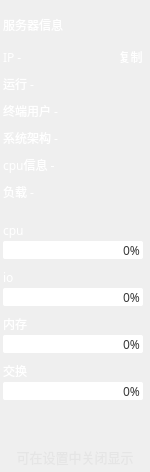
    <widget class="QWidget" name="widget" native="true">
     <property name="minimumSize">
      <size>
       <width>150</width>
       <height>0</height>
      </size>
     </property>
     <property name="maximumSize">
      <size>
       <width>150</width>
       <height>16777215</height>
      </size>
     </property>
     <property name="font">
      <font>
       <family>OPPOSans B</family>
       <pointsize>10</pointsize>
       <stylestrategy>PreferAntialias</stylestrategy>
      </font>
     </property>
     <property name="styleSheet">
      <string notr="true">#widget{
border-right:2px solid rgba(108, 117, 125, 65); 
}

QLabel{
color: rgb(255, 255, 255);
}</string>
     </property>
     <layout class="QVBoxLayout" name="verticalLayout_3">
      <property name="spacing">
       <number>7</number>
      </property>
      <property name="leftMargin">
       <number>3</number>
      </property>
      <property name="topMargin">
       <number>10</number>
      </property>
      <property name="rightMargin">
       <number>3</number>
      </property>
      <property name="bottomMargin">
       <number>5</number>
      </property>
      <item>
       <widget class="QWidget" name="widget_server_info" native="true">
        <property name="minimumSize">
         <size>
          <width>0</width>
          <height>30</height>
         </size>
        </property>
        <property name="maximumSize">
         <size>
          <width>16777215</width>
          <height>30</height>
         </size>
        </property>
        <layout class="QHBoxLayout" name="horizontalLayout_22">
         <property name="spacing">
          <number>0</number>
         </property>
         <property name="leftMargin">
          <number>0</number>
         </property>
         <property name="topMargin">
          <number>0</number>
         </property>
         <property name="rightMargin">
          <number>0</number>
         </property>
         <property name="bottomMargin">
          <number>0</number>
         </property>
         <item>
          <widget class="QLabel" name="label_serverTitle">
           <property name="minimumSize">
            <size>
             <width>0</width>
             <height>20</height>
            </size>
           </property>
           <property name="maximumSize">
            <size>
             <width>16777215</width>
             <height>20</height>
            </size>
           </property>
           <property name="font">
            <font>
             <family>OPPOSans B</family>
             <pointsize>9</pointsize>
             <stylestrategy>PreferAntialias</stylestrategy>
            </font>
           </property>
           <property name="text">
            <string>服务器信息</string>
           </property>
          </widget>
         </item>
        </layout>
       </widget>
      </item>
      <item>
       <widget class="QWidget" name="widget_ip_info" native="true">
        <property name="minimumSize">
         <size>
          <width>0</width>
          <height>20</height>
         </size>
        </property>
        <property name="maximumSize">
         <size>
          <width>16777215</width>
          <height>20</height>
         </size>
        </property>
        <layout class="QHBoxLayout" name="horizontalLayout_4">
         <property name="spacing">
          <number>0</number>
         </property>
         <property name="leftMargin">
          <number>0</number>
         </property>
         <property name="topMargin">
          <number>0</number>
         </property>
         <property name="rightMargin">
          <number>0</number>
         </property>
         <property name="bottomMargin">
          <number>0</number>
         </property>
         <item>
          <widget class="QLabel" name="label_ip">
           <property name="minimumSize">
            <size>
             <width>0</width>
             <height>20</height>
            </size>
           </property>
           <property name="maximumSize">
            <size>
             <width>16777215</width>
             <height>20</height>
            </size>
           </property>
           <property name="font">
            <font>
             <family>OPPOSans B</family>
             <pointsize>9</pointsize>
             <stylestrategy>PreferAntialias</stylestrategy>
            </font>
           </property>
           <property name="text">
            <string>IP -</string>
           </property>
          </widget>
         </item>
         <item>
          <widget class="QToolButton" name="toolButton">
           <property name="font">
            <font>
             <family>OPPOSans B</family>
             <pointsize>9</pointsize>
             <stylestrategy>PreferAntialias</stylestrategy>
            </font>
           </property>
           <property name="styleSheet">
            <string notr="true">QToolButton {
	color: rgb(255, 255, 255);
	background-color: rgba(255, 255, 255, 0);
	border: none;
}

QToolButton::menu-indicator { 
	image: None;
}

 
QToolButton:hover {
	color: rgb(255, 255, 255);
	background-color: rgba(255, 255, 255, 0);
	border: none;
}</string>
           </property>
           <property name="text">
            <string>复制</string>
           </property>
          </widget>
         </item>
        </layout>
       </widget>
      </item>
      <item>
       <widget class="QWidget" name="widget_run_info" native="true">
        <property name="minimumSize">
         <size>
          <width>0</width>
          <height>20</height>
         </size>
        </property>
        <property name="maximumSize">
         <size>
          <width>16777215</width>
          <height>20</height>
         </size>
        </property>
        <property name="font">
         <font>
          <family>OPPOSans B</family>
          <pointsize>10</pointsize>
         </font>
        </property>
        <layout class="QHBoxLayout" name="horizontalLayout_17">
         <property name="spacing">
          <number>6</number>
         </property>
         <property name="leftMargin">
          <number>0</number>
         </property>
         <property name="topMargin">
          <number>0</number>
         </property>
         <property name="rightMargin">
          <number>0</number>
         </property>
         <property name="bottomMargin">
          <number>0</number>
         </property>
         <item>
          <widget class="QLabel" name="label_runTime">
           <property name="minimumSize">
            <size>
             <width>0</width>
             <height>20</height>
            </size>
           </property>
           <property name="maximumSize">
            <size>
             <width>16777215</width>
             <height>20</height>
            </size>
           </property>
           <property name="font">
            <font>
             <family>OPPOSans B</family>
             <pointsize>9</pointsize>
             <stylestrategy>PreferAntialias</stylestrategy>
            </font>
           </property>
           <property name="text">
            <string>运行 -</string>
           </property>
          </widget>
         </item>
        </layout>
       </widget>
      </item>
      <item>
       <widget class="QWidget" name="widget_25" native="true">
        <property name="minimumSize">
         <size>
          <width>0</width>
          <height>20</height>
         </size>
        </property>
        <property name="maximumSize">
         <size>
          <width>16777215</width>
          <height>20</height>
         </size>
        </property>
        <layout class="QHBoxLayout" name="horizontalLayout_18">
         <property name="spacing">
          <number>0</number>
         </property>
         <property name="leftMargin">
          <number>0</number>
         </property>
         <property name="topMargin">
          <number>0</number>
         </property>
         <property name="rightMargin">
          <number>0</number>
         </property>
         <property name="bottomMargin">
          <number>0</number>
         </property>
         <item>
          <widget class="QLabel" name="label_loginCount">
           <property name="minimumSize">
            <size>
             <width>0</width>
             <height>20</height>
            </size>
           </property>
           <property name="maximumSize">
            <size>
             <width>16777215</width>
             <height>20</height>
            </size>
           </property>
           <property name="font">
            <font>
             <family>OPPOSans B</family>
             <pointsize>9</pointsize>
             <stylestrategy>PreferAntialias</stylestrategy>
            </font>
           </property>
           <property name="text">
            <string>终端用户 -</string>
           </property>
          </widget>
         </item>
        </layout>
       </widget>
      </item>
      <item>
       <widget class="QWidget" name="widget_27" native="true">
        <property name="minimumSize">
         <size>
          <width>0</width>
          <height>20</height>
         </size>
        </property>
        <property name="maximumSize">
         <size>
          <width>16777215</width>
          <height>20</height>
         </size>
        </property>
        <layout class="QHBoxLayout" name="horizontalLayout_24">
         <property name="spacing">
          <number>0</number>
         </property>
         <property name="leftMargin">
          <number>0</number>
         </property>
         <property name="topMargin">
          <number>0</number>
         </property>
         <property name="rightMargin">
          <number>0</number>
         </property>
         <property name="bottomMargin">
          <number>0</number>
         </property>
         <item>
          <widget class="QLabel" name="label_architecture">
           <property name="minimumSize">
            <size>
             <width>0</width>
             <height>20</height>
            </size>
           </property>
           <property name="maximumSize">
            <size>
             <width>16777215</width>
             <height>20</height>
            </size>
           </property>
           <property name="font">
            <font>
             <family>OPPOSans B</family>
             <pointsize>9</pointsize>
             <stylestrategy>PreferAntialias</stylestrategy>
            </font>
           </property>
           <property name="text">
            <string>系统架构 -</string>
           </property>
          </widget>
         </item>
        </layout>
       </widget>
      </item>
      <item>
       <widget class="QWidget" name="verticalWidget" native="true">
        <property name="minimumSize">
         <size>
          <width>0</width>
          <height>20</height>
         </size>
        </property>
        <property name="maximumSize">
         <size>
          <width>16777215</width>
          <height>20</height>
         </size>
        </property>
        <layout class="QHBoxLayout" name="horizontalLayout">
         <property name="spacing">
          <number>0</number>
         </property>
         <property name="leftMargin">
          <number>0</number>
         </property>
         <property name="topMargin">
          <number>0</number>
         </property>
         <property name="rightMargin">
          <number>0</number>
         </property>
         <property name="bottomMargin">
          <number>0</number>
         </property>
         <item>
          <widget class="QLabel" name="label_cpuInfo">
           <property name="minimumSize">
            <size>
             <width>0</width>
             <height>20</height>
            </size>
           </property>
           <property name="maximumSize">
            <size>
             <width>16777215</width>
             <height>20</height>
            </size>
           </property>
           <property name="font">
            <font>
             <family>OPPOSans B</family>
             <pointsize>9</pointsize>
             <stylestrategy>PreferAntialias</stylestrategy>
            </font>
           </property>
           <property name="text">
            <string>cpu信息 -</string>
           </property>
          </widget>
         </item>
        </layout>
       </widget>
      </item>
      <item>
       <widget class="QWidget" name="widget_31" native="true">
        <property name="minimumSize">
         <size>
          <width>0</width>
          <height>20</height>
         </size>
        </property>
        <property name="maximumSize">
         <size>
          <width>16777215</width>
          <height>20</height>
         </size>
        </property>
        <layout class="QHBoxLayout" name="horizontalLayout_26">
         <property name="spacing">
          <number>0</number>
         </property>
         <property name="leftMargin">
          <number>0</number>
         </property>
         <property name="topMargin">
          <number>0</number>
         </property>
         <property name="rightMargin">
          <number>0</number>
         </property>
         <property name="bottomMargin">
          <number>0</number>
         </property>
         <item>
          <widget class="QLabel" name="label_load">
           <property name="minimumSize">
            <size>
             <width>0</width>
             <height>20</height>
            </size>
           </property>
           <property name="maximumSize">
            <size>
             <width>16777215</width>
             <height>20</height>
            </size>
           </property>
           <property name="font">
            <font>
             <family>OPPOSans B</family>
             <pointsize>9</pointsize>
             <stylestrategy>PreferAntialias</stylestrategy>
            </font>
           </property>
           <property name="text">
            <string>负载 -</string>
           </property>
          </widget>
         </item>
        </layout>
       </widget>
      </item>
      <item>
       <spacer name="verticalSpacer_2">
        <property name="orientation">
         <enum>Qt::Vertical</enum>
        </property>
        <property name="sizeType">
         <enum>QSizePolicy::Fixed</enum>
        </property>
        <property name="sizeHint" stdset="0">
         <size>
          <width>20</width>
          <height>10</height>
         </size>
        </property>
       </spacer>
      </item>
      <item>
       <widget class="QWidget" name="widget_cpu_info" native="true">
        <property name="minimumSize">
         <size>
          <width>0</width>
          <height>40</height>
         </size>
        </property>
        <property name="maximumSize">
         <size>
          <width>16777215</width>
          <height>40</height>
         </size>
        </property>
        <property name="styleSheet">
         <string notr="true"/>
        </property>
        <layout class="QVBoxLayout" name="verticalLayout_10">
         <property name="spacing">
          <number>0</number>
         </property>
         <property name="leftMargin">
          <number>0</number>
         </property>
         <property name="topMargin">
          <number>0</number>
         </property>
         <property name="rightMargin">
          <number>0</number>
         </property>
         <property name="bottomMargin">
          <number>0</number>
         </property>
         <item>
          <widget class="QLabel" name="label_cpu">
           <property name="font">
            <font>
             <family>OPPOSans B</family>
             <pointsize>9</pointsize>
             <stylestrategy>PreferAntialias</stylestrategy>
            </font>
           </property>
           <property name="text">
            <string>cpu</string>
           </property>
          </widget>
         </item>
         <item>
          <widget class="QProgressBar" name="progressBar_cpu">
           <property name="minimumSize">
            <size>
             <width>140</width>
             <height>18</height>
            </size>
           </property>
           <property name="maximumSize">
            <size>
             <width>140</width>
             <height>18</height>
            </size>
           </property>
           <property name="font">
            <font>
             <family>OPPOSans B</family>
             <pointsize>9</pointsize>
             <stylestrategy>PreferAntialias</stylestrategy>
            </font>
           </property>
           <property name="styleSheet">
            <string notr="true">QProgressBar {
	border: 0px solid;
	
	border-color: rgb(180, 180, 180);
	border-radius: 2px; 
	background-color: #FFFFFF; 
	text-align:right; 
	color: rgba(0, 0, 0, 200);
}

QProgressBar:chunk{
	border-radius:2px;
	
	background-color: rgb(0, 255, 0);
}</string>
           </property>
           <property name="value">
            <number>0</number>
           </property>
           <property name="alignment">
            <set>Qt::AlignLeading|Qt::AlignLeft|Qt::AlignVCenter</set>
           </property>
           <property name="invertedAppearance">
            <bool>false</bool>
           </property>
           <property name="format">
            <string>%p% </string>
           </property>
          </widget>
         </item>
        </layout>
       </widget>
      </item>
      <item>
       <widget class="QWidget" name="widget_mem_info_2" native="true">
        <property name="minimumSize">
         <size>
          <width>0</width>
          <height>40</height>
         </size>
        </property>
        <property name="maximumSize">
         <size>
          <width>16777215</width>
          <height>40</height>
         </size>
        </property>
        <layout class="QVBoxLayout" name="verticalLayout_11">
         <property name="spacing">
          <number>0</number>
         </property>
         <property name="leftMargin">
          <number>0</number>
         </property>
         <property name="topMargin">
          <number>0</number>
         </property>
         <property name="rightMargin">
          <number>0</number>
         </property>
         <property name="bottomMargin">
          <number>0</number>
         </property>
         <item>
          <widget class="QLabel" name="label_disk">
           <property name="font">
            <font>
             <family>OPPOSans B</family>
             <pointsize>9</pointsize>
             <stylestrategy>PreferAntialias</stylestrategy>
            </font>
           </property>
           <property name="text">
            <string>io</string>
           </property>
          </widget>
         </item>
         <item>
          <widget class="QProgressBar" name="progressBar_disk">
           <property name="minimumSize">
            <size>
             <width>140</width>
             <height>18</height>
            </size>
           </property>
           <property name="maximumSize">
            <size>
             <width>140</width>
             <height>18</height>
            </size>
           </property>
           <property name="font">
            <font>
             <family>OPPOSans B</family>
             <pointsize>9</pointsize>
            </font>
           </property>
           <property name="layoutDirection">
            <enum>Qt::LeftToRight</enum>
           </property>
           <property name="styleSheet">
            <string notr="true">QProgressBar {
	border: 0px solid;
	
	border-color: rgb(180, 180, 180);
	border-radius: 2px; 
	background-color: #FFFFFF; 
	text-align:right; 
	color: rgba(0, 0, 0, 200);
}

QProgressBar:chunk{
	border-radius:2px;
	
	background-color: rgb(0, 255, 0);
}</string>
           </property>
           <property name="value">
            <number>0</number>
           </property>
           <property name="alignment">
            <set>Qt::AlignLeading|Qt::AlignLeft|Qt::AlignVCenter</set>
           </property>
           <property name="invertedAppearance">
            <bool>false</bool>
           </property>
           <property name="format">
            <string>%p% </string>
           </property>
          </widget>
         </item>
        </layout>
       </widget>
      </item>
      <item>
       <widget class="QWidget" name="widget_mem_info" native="true">
        <property name="minimumSize">
         <size>
          <width>0</width>
          <height>40</height>
         </size>
        </property>
        <property name="maximumSize">
         <size>
          <width>16777215</width>
          <height>40</height>
         </size>
        </property>
        <layout class="QVBoxLayout" name="verticalLayout_2">
         <property name="spacing">
          <number>0</number>
         </property>
         <property name="leftMargin">
          <number>0</number>
         </property>
         <property name="topMargin">
          <number>0</number>
         </property>
         <property name="rightMargin">
          <number>0</number>
         </property>
         <property name="bottomMargin">
          <number>0</number>
         </property>
         <item>
          <widget class="QLabel" name="label_mem">
           <property name="font">
            <font>
             <family>OPPOSans B</family>
             <pointsize>9</pointsize>
             <stylestrategy>PreferAntialias</stylestrategy>
            </font>
           </property>
           <property name="text">
            <string>内存</string>
           </property>
          </widget>
         </item>
         <item>
          <widget class="QProgressBar" name="progressBar_mem">
           <property name="minimumSize">
            <size>
             <width>140</width>
             <height>18</height>
            </size>
           </property>
           <property name="maximumSize">
            <size>
             <width>140</width>
             <height>18</height>
            </size>
           </property>
           <property name="font">
            <font>
             <family>OPPOSans B</family>
             <pointsize>9</pointsize>
            </font>
           </property>
           <property name="layoutDirection">
            <enum>Qt::LeftToRight</enum>
           </property>
           <property name="styleSheet">
            <string notr="true">QProgressBar {
	border: 0px solid;
	
	border-color: rgb(180, 180, 180);
	border-radius: 2px; 
	background-color: #FFFFFF; 
	text-align:right; 
	color: rgba(0, 0, 0, 200);
}

QProgressBar:chunk{
	border-radius:2px;
	
	background-color: rgb(0, 255, 0);
}</string>
           </property>
           <property name="value">
            <number>0</number>
           </property>
           <property name="alignment">
            <set>Qt::AlignLeading|Qt::AlignLeft|Qt::AlignVCenter</set>
           </property>
           <property name="invertedAppearance">
            <bool>false</bool>
           </property>
           <property name="format">
            <string>%p% </string>
           </property>
          </widget>
         </item>
        </layout>
       </widget>
      </item>
      <item>
       <widget class="QWidget" name="widget_swap_info" native="true">
        <property name="minimumSize">
         <size>
          <width>0</width>
          <height>40</height>
         </size>
        </property>
        <property name="maximumSize">
         <size>
          <width>16777215</width>
          <height>40</height>
         </size>
        </property>
        <layout class="QVBoxLayout" name="verticalLayout">
         <property name="spacing">
          <number>0</number>
         </property>
         <property name="leftMargin">
          <number>0</number>
         </property>
         <property name="topMargin">
          <number>0</number>
         </property>
         <property name="rightMargin">
          <number>0</number>
         </property>
         <property name="bottomMargin">
          <number>0</number>
         </property>
         <item>
          <widget class="QLabel" name="label_swap">
           <property name="font">
            <font>
             <family>OPPOSans B</family>
             <pointsize>9</pointsize>
             <stylestrategy>PreferAntialias</stylestrategy>
            </font>
           </property>
           <property name="text">
            <string>交换</string>
           </property>
          </widget>
         </item>
         <item>
          <widget class="QProgressBar" name="progressBar_swap">
           <property name="minimumSize">
            <size>
             <width>140</width>
             <height>18</height>
            </size>
           </property>
           <property name="maximumSize">
            <size>
             <width>140</width>
             <height>18</height>
            </size>
           </property>
           <property name="font">
            <font>
             <family>OPPOSans B</family>
             <pointsize>9</pointsize>
            </font>
           </property>
           <property name="layoutDirection">
            <enum>Qt::LeftToRight</enum>
           </property>
           <property name="styleSheet">
            <string notr="true">QProgressBar {
	border: 0px solid;
	
	border-color: rgb(180, 180, 180);
	border-radius: 2px; 
	background-color: #FFFFFF; 
	text-align:right; 
	color: rgba(0, 0, 0, 200);
}

QProgressBar:chunk{
	border-radius:2px;
	
	background-color: rgb(0, 255, 0);
}</string>
           </property>
           <property name="value">
            <number>0</number>
           </property>
           <property name="alignment">
            <set>Qt::AlignLeading|Qt::AlignLeft|Qt::AlignVCenter</set>
           </property>
           <property name="invertedAppearance">
            <bool>false</bool>
           </property>
           <property name="textDirection">
            <enum>QProgressBar::TopToBottom</enum>
           </property>
           <property name="format">
            <string>%p% </string>
           </property>
          </widget>
         </item>
        </layout>
       </widget>
      </item>
      <item>
       <spacer name="verticalSpacer">
        <property name="orientation">
         <enum>Qt::Vertical</enum>
        </property>
        <property name="sizeHint" stdset="0">
         <size>
          <width>20</width>
          <height>40</height>
         </size>
        </property>
       </spacer>
      </item>
      <item>
       <widget class="QLabel" name="label_infoTip">
        <property name="font">
         <font>
          <family>OPPOSans B</family>
          <pointsize>10</pointsize>
          <stylestrategy>PreferAntialias</stylestrategy>
         </font>
        </property>
        <property name="styleSheet">
         <string notr="true">color: rgba(223, 223, 223, 150);</string>
        </property>
        <property name="text">
         <string>可在设置中关闭显示</string>
        </property>
        <property name="alignment">
         <set>Qt::AlignCenter</set>
        </property>
       </widget>
      </item>
     </layout>
    </widget>
